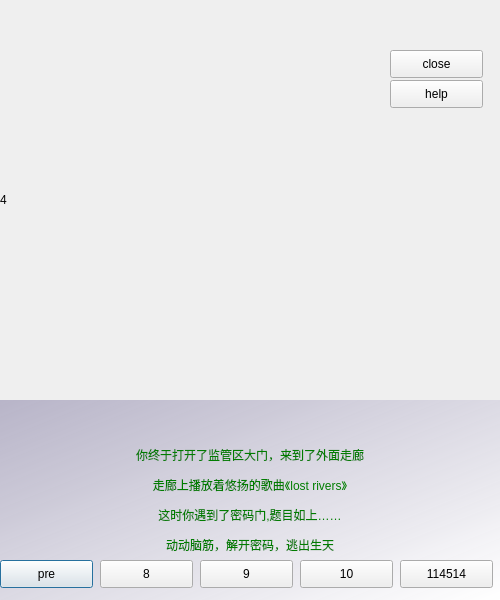
<?xml version="1.0" encoding="UTF-8"?>
<ui version="4.0">
 <class>Dialog4</class>
 <widget class="QDialog" name="Dialog4">
  <property name="geometry">
   <rect>
    <x>0</x>
    <y>0</y>
    <width>500</width>
    <height>600</height>
   </rect>
  </property>
  <property name="windowTitle">
   <string>Dialog</string>
  </property>
  <widget class="QLabel" name="label">
   <property name="geometry">
    <rect>
     <x>0</x>
     <y>0</y>
     <width>500</width>
     <height>400</height>
    </rect>
   </property>
   <property name="text">
    <string>4</string>
   </property>
  </widget>
  <widget class="QPushButton" name="pushButton">
   <property name="geometry">
    <rect>
     <x>0</x>
     <y>560</y>
     <width>93</width>
     <height>28</height>
    </rect>
   </property>
   <property name="text">
    <string>pre</string>
   </property>
  </widget>
  <widget class="QPushButton" name="pushButton_2">
   <property name="geometry">
    <rect>
     <x>400</x>
     <y>560</y>
     <width>93</width>
     <height>28</height>
    </rect>
   </property>
   <property name="text">
    <string>114514</string>
   </property>
  </widget>
  <widget class="QLabel" name="label_2">
   <property name="geometry">
    <rect>
     <x>0</x>
     <y>400</y>
     <width>500</width>
     <height>200</height>
    </rect>
   </property>
   <property name="styleSheet">
    <string notr="true">background-color: qlineargradient(spread:pad, x1:0, y1:0, x2:1, y2:1, stop:0 rgba(175, 171, 194, 220), stop:1 rgba(255, 255, 255, 255));
color: rgb(0, 125, 0);</string>
   </property>
   <property name="text">
    <string>&lt;html&gt;&lt;head/&gt;&lt;body&gt;&lt;p align=&quot;center&quot;&gt;你终于打开了监管区大门，来到了外面走廊&lt;/p&gt;&lt;p align=&quot;center&quot;&gt;走廊上播放着悠扬的歌曲《lost rivers》&lt;/p&gt;&lt;p align=&quot;center&quot;&gt;这时你遇到了密码门,题目如上……&lt;/p&gt;&lt;p align=&quot;center&quot;&gt;动动脑筋，解开密码，逃出生天&lt;/p&gt;&lt;/body&gt;&lt;/html&gt;</string>
   </property>
  </widget>
  <widget class="QPushButton" name="pushButton_3">
   <property name="geometry">
    <rect>
     <x>100</x>
     <y>560</y>
     <width>93</width>
     <height>28</height>
    </rect>
   </property>
   <property name="text">
    <string>8</string>
   </property>
  </widget>
  <widget class="QPushButton" name="pushButton_4">
   <property name="geometry">
    <rect>
     <x>200</x>
     <y>560</y>
     <width>93</width>
     <height>28</height>
    </rect>
   </property>
   <property name="text">
    <string>9</string>
   </property>
  </widget>
  <widget class="QPushButton" name="pushButton_5">
   <property name="geometry">
    <rect>
     <x>300</x>
     <y>560</y>
     <width>93</width>
     <height>28</height>
    </rect>
   </property>
   <property name="text">
    <string>10</string>
   </property>
  </widget>
  <widget class="QPushButton" name="pushButton_6">
   <property name="geometry">
    <rect>
     <x>390</x>
     <y>80</y>
     <width>93</width>
     <height>28</height>
    </rect>
   </property>
   <property name="text">
    <string>help</string>
   </property>
  </widget>
  <widget class="QPushButton" name="pushButton_7">
   <property name="geometry">
    <rect>
     <x>390</x>
     <y>50</y>
     <width>93</width>
     <height>28</height>
    </rect>
   </property>
   <property name="text">
    <string>close</string>
   </property>
  </widget>
  <zorder>label_2</zorder>
  <zorder>label</zorder>
  <zorder>pushButton</zorder>
  <zorder>pushButton_2</zorder>
  <zorder>pushButton_3</zorder>
  <zorder>pushButton_4</zorder>
  <zorder>pushButton_5</zorder>
  <zorder>pushButton_6</zorder>
  <zorder>pushButton_7</zorder>
 </widget>
 <resources/>
 <connections/>
</ui>
